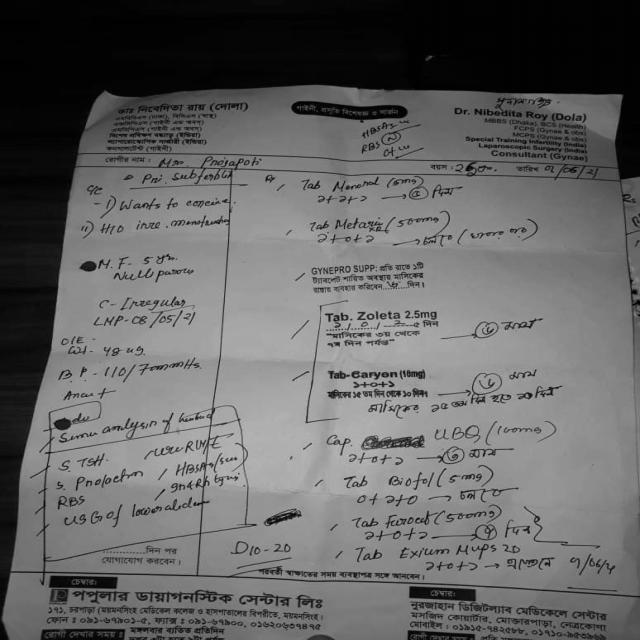
#> input picture Prescription Text Localization and Classification/read_image/sample3.jpg, 640 x 640 px
$ python read-image.py   (older library calls are emulated)
#> lines starting #> are read from the running program, lines starting #| are printed output that depends on the picture; after the words box and inside, x2 and y2 are one past the last pixel; in counts of white or black regions, pixels touching at a corner belong together

import cv2
import logging
import numpy as np
from PIL import Image
import tempfile
IMAGE_SIZE = 1800
BINARY_THREHOLD = 180

size = None


def get_size_of_scaled_image(im):
    global size
    if size is None:
        length_x, width_y = im.size
        factor = max(1, int(IMAGE_SIZE / length_x))
        size = factor * length_x, factor * width_y
    return size


def process_image_for_ocr(file_path):
    logging.info('Processing image for text Extraction')
    temp_filename = set_image_dpi(file_path)
    im_new = remove_noise_and_smooth(temp_filename)
    return im_new


def set_image_dpi(file_path):
    im = Image.open(file_path)
    # size = (1800, 1800)
    size = get_size_of_scaled_image(im)
    im_resized = im.resize(size, Image.ANTIALIAS)
    temp_file = tempfile.NamedTemporaryFile(delete=False, suffix='.jpg')
    temp_filename = temp_file.name
    im_resized.save(temp_filename, dpi=(300, 300))  # best for OCR
    return temp_filename


def image_smoothening(img):
    ret1, th1 = cv2.threshold(img, BINARY_THREHOLD, 255, cv2.THRESH_BINARY)
    ret2, th2 = cv2.threshold(th1, 0, 255, cv2.THRESH_BINARY + cv2.THRESH_OTSU)
    blur = cv2.GaussianBlur(th2, (1, 1), 0)
    ret3, th3 = cv2.threshold(blur, 0, 255, cv2.THRESH_BINARY + cv2.THRESH_OTSU)
    return th3


def remove_noise_and_smooth(file_name):
    logging.info('Removing noise and smoothening image')
    img = cv2.imread(file_name, 0)
    filtered = cv2.adaptiveThreshold(img.astype(np.uint8), 255, cv2.ADAPTIVE_THRESH_MEAN_C, cv2.THRESH_BINARY, 41, 3)
    kernel = np.ones((1, 1), np.uint8)
    opening = cv2.morphologyEx(filtered, cv2.MORPH_OPEN, kernel)
    closing = cv2.morphologyEx(opening, cv2.MORPH_CLOSE, kernel)
    img = image_smoothening(img)
    img = cv2.bitwise_or(img, closing)
    return img

def read_image_from_file(filename):
    image = process_image_for_ocr(filename)
#> in set_image_dpi, im is the input picture: PIL image 640x640 RGB; min 0, max 200, mean 100.6
#> in set_image_dpi, `size = get_size_of_scaled_image(im)`: size = (1280, 1280)
#> in remove_noise_and_smooth, `filtered = cv2.adaptiveThreshold(img.astype(np.uint8), 255, cv2.ADAPTI..`:
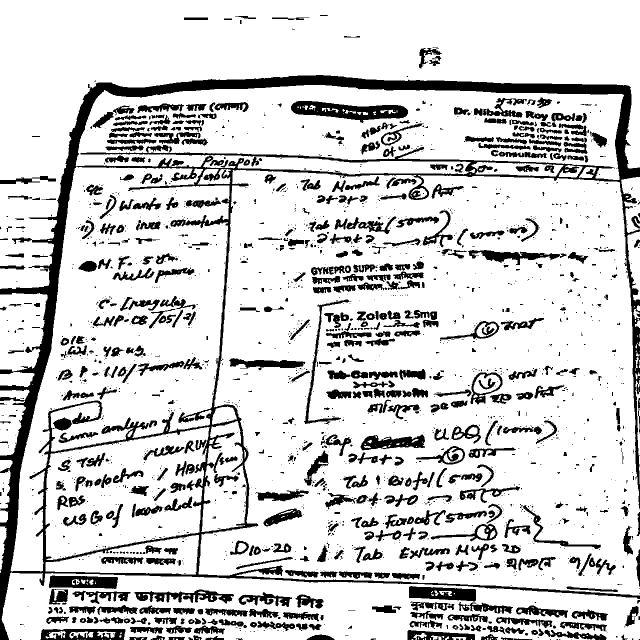
#> filtered: shape (1280, 1280) (shown at 1/2 size); 82.2% white; 2335 black regions (1670 under 20 px), largest, box (x1, y1, x2, y2) and area: (0, 150, 1280, 1280) 93776, (582, 202, 816, 246) 5512, (818, 1172, 952, 1203) 2906
#> in image_smoothening, `ret1, th1 = cv2.threshold(img, BINARY_THREHOLD, 255, cv2.THRESH_BINARY)`:
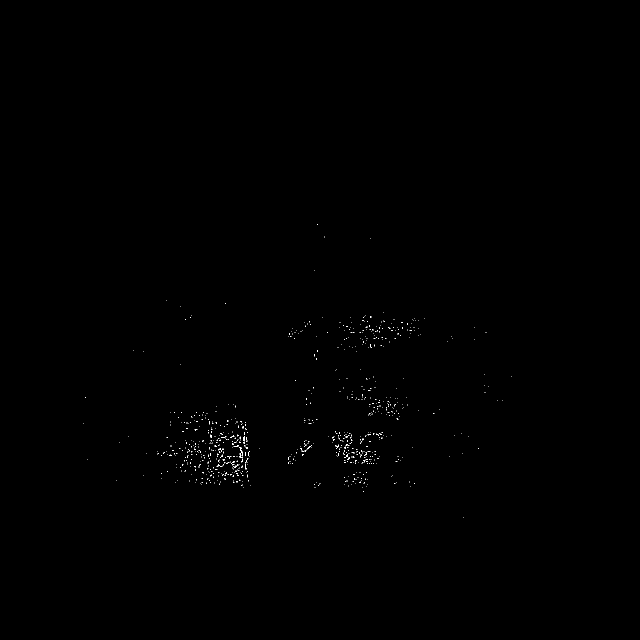
#> th1: shape (1280, 1280) (shown at 1/2 size); 0.15% white in thin lines or dots, all inside (x1, y1, x2, y2) = (167, 448, 1024, 1035)
#> in image_smoothening, `ret1, th1 = cv2.threshold(img, BINARY_THREHOLD, 255, cv2.THRESH_BINARY)`: ret1 = 180
#> in image_smoothening, `ret2, th2 = cv2.threshold(th1, 0, 255, cv2.THRESH_BINARY + cv2.THRESH_..`: ret2 = 0
    cv2.imwrite('pre_processed.jpg',image)
    return image


if __name__ == '__main__':
    read_image_from_file("sample3.jpg")

$ run again, with Prescription Text Localization and Classification/read_image/sample1.jpg copied over Prescription Text Localization and Classification/read_image/sample3.jpg
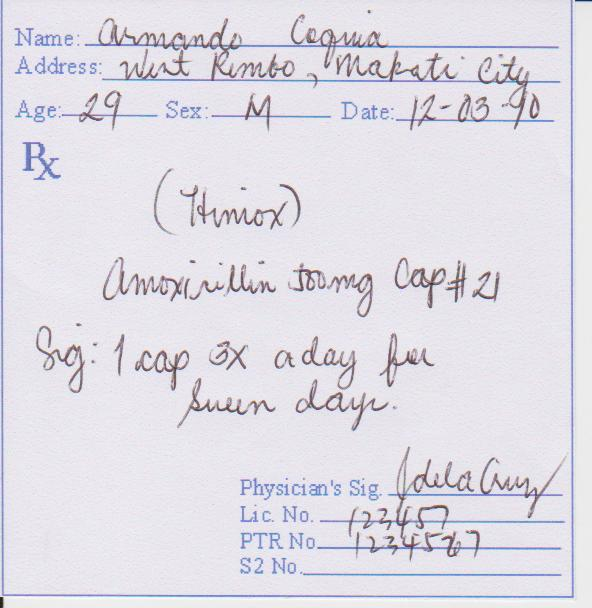
#> input picture Prescription Text Localization and Classification/read_image/sample1.jpg, 592 x 608 px
#> in set_image_dpi, im is the input picture: PIL image 592x608 RGB; mean R, G, B 223.9, 221.3, 229.7
#> in set_image_dpi, `size = get_size_of_scaled_image(im)`: size = (1776, 1824)
#> in remove_noise_and_smooth, `filtered = cv2.adaptiveThreshold(img.astype(np.uint8), 255, cv2.ADAPTI..`:
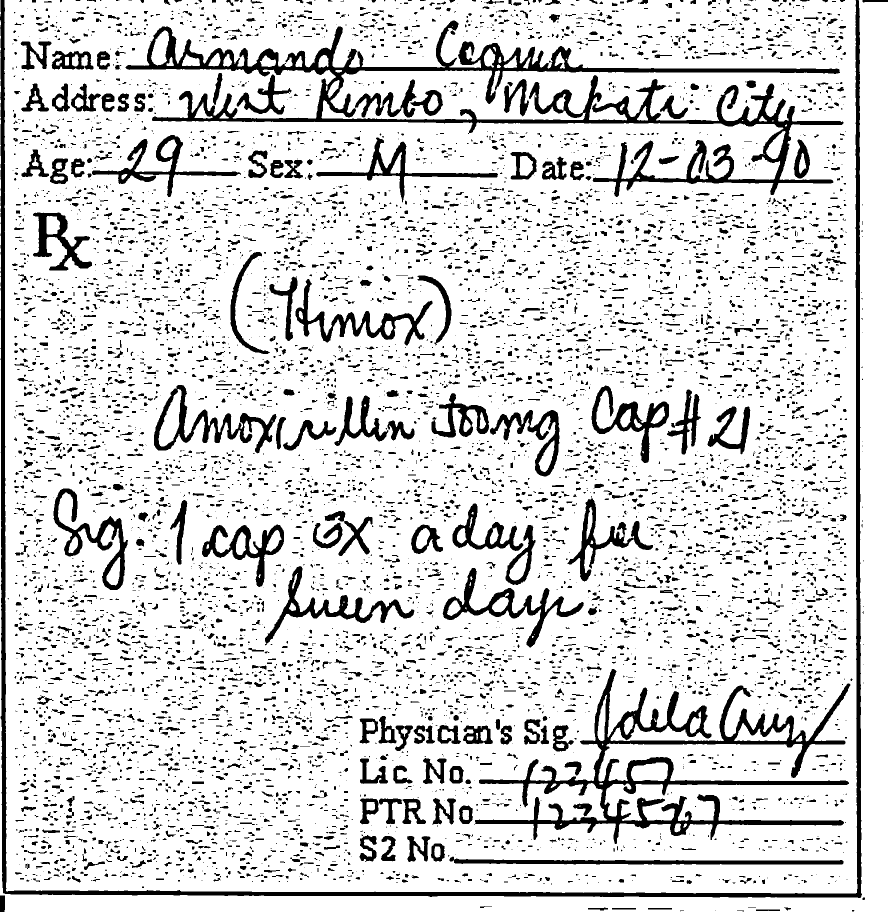
#> filtered: shape (1824, 1776) (shown at 1/2 size); 84.9% white; 7469 black regions (4030 under 20 px), largest, box (x1, y1, x2, y2) and area: (251, 41, 1687, 394) 61961, (0, 0, 1724, 1796) 43337, (949, 1338, 1701, 1688) 41662
#> in image_smoothening, `ret1, th1 = cv2.threshold(img, BINARY_THREHOLD, 255, cv2.THRESH_BINARY)`:
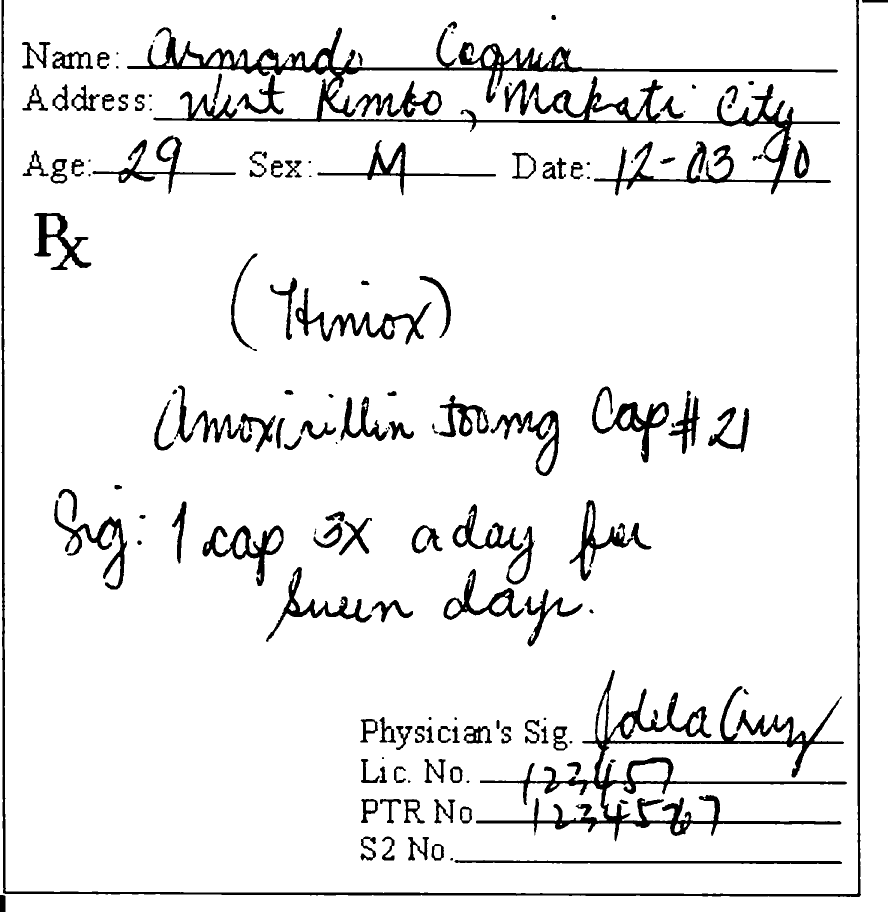
#> th1: shape (1824, 1776) (shown at 1/2 size); 92.6% white; 154 black regions (18 under 20 px), largest, box (x1, y1, x2, y2) and area: (254, 54, 1680, 391) 51314, (952, 1340, 1694, 1683) 32850, (2, 0, 1722, 1794) 25995
#> ret1 = 180
#> ret2 = 0

$ run again, with Prescription Text Localization and Classification/read_image/sample12.jpg copied over Prescription Text Localization and Classification/read_image/sample3.jpg
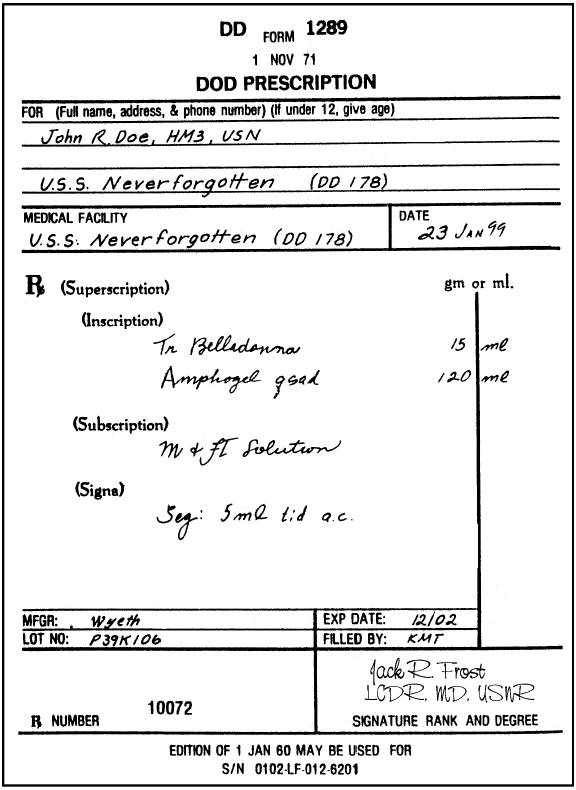
#> input picture Prescription Text Localization and Classification/read_image/sample12.jpg, 576 x 790 px
#> in set_image_dpi, im is the input picture: PIL image 576x790 RGB; mean R, G, B 231.2, 231.2, 231.1
#> in set_image_dpi, `size = get_size_of_scaled_image(im)`: size = (1728, 2370)
#> in remove_noise_and_smooth, `filtered = cv2.adaptiveThreshold(img.astype(np.uint8), 255, cv2.ADAPTI..`:
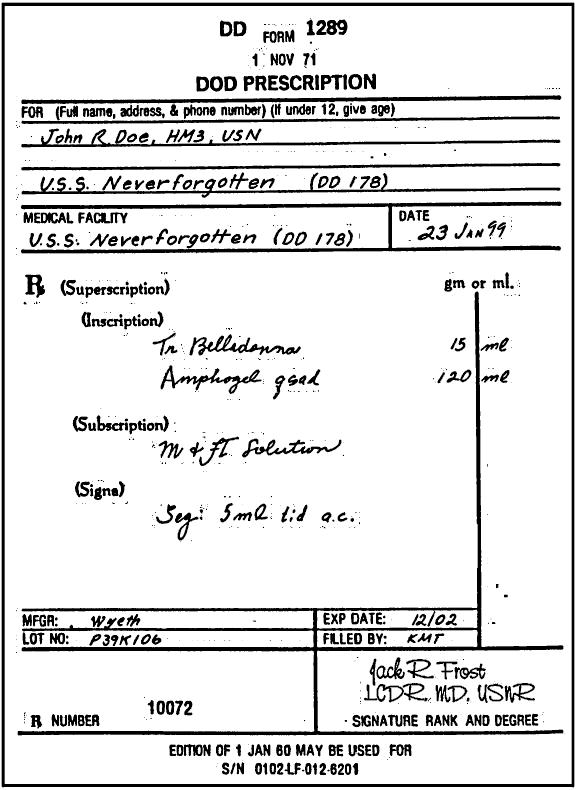
#> filtered: shape (2370, 1728) (shown at 1/3 size); 88.4% white; 842 black regions (459 under 20 px), largest, box (x1, y1, x2, y2) and area: (53, 874, 1690, 2206) 76427, (5, 8, 1723, 2362) 72328, (63, 605, 1684, 760) 36530
#> th1: shape (2370, 1728); 88.7% white; 319 black regions (1 under 20 px), largest, box (x1, y1, x2, y2) and area: (54, 875, 1689, 2205) 75164, (5, 8, 1723, 2361) 70585, (64, 605, 1684, 760) 36091
#> ret1 = 180
#> ret2 = 0
#> in remove_noise_and_smooth, `img = cv2.bitwise_or(img, closing)`:
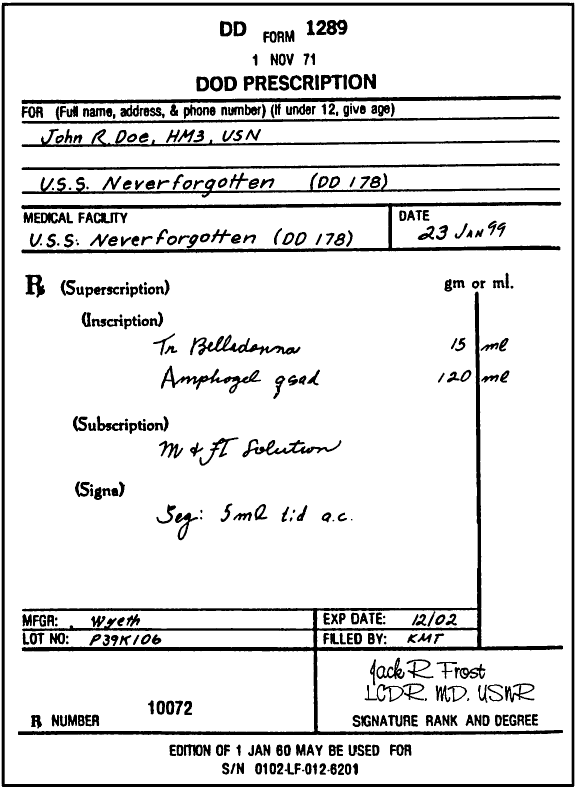
#> img: shape (2370, 1728) (shown at 1/3 size); 89% white; 362 black regions (2 under 20 px), largest, box (x1, y1, x2, y2) and area: (54, 875, 1689, 2205) 72997, (5, 8, 1723, 2361) 70585, (64, 605, 1684, 760) 35237

$ run again, with Prescription Text Localization and Classification/read_image/sample2.jpg copied over Prescription Text Localization and Classification/read_image/sample3.jpg
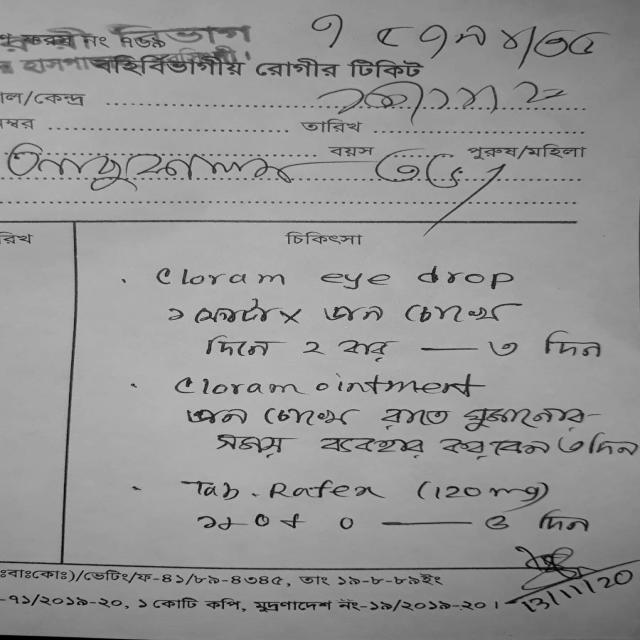
#> input picture Prescription Text Localization and Classification/read_image/sample2.jpg, 640 x 640 px
#> in set_image_dpi, im is the input picture: PIL image 640x640 RGB; min 0, max 208, mean 149
#> in set_image_dpi, `size = get_size_of_scaled_image(im)`: size = (1280, 1280)
#> in remove_noise_and_smooth, `filtered = cv2.adaptiveThreshold(img.astype(np.uint8), 255, cv2.ADAPTI..`:
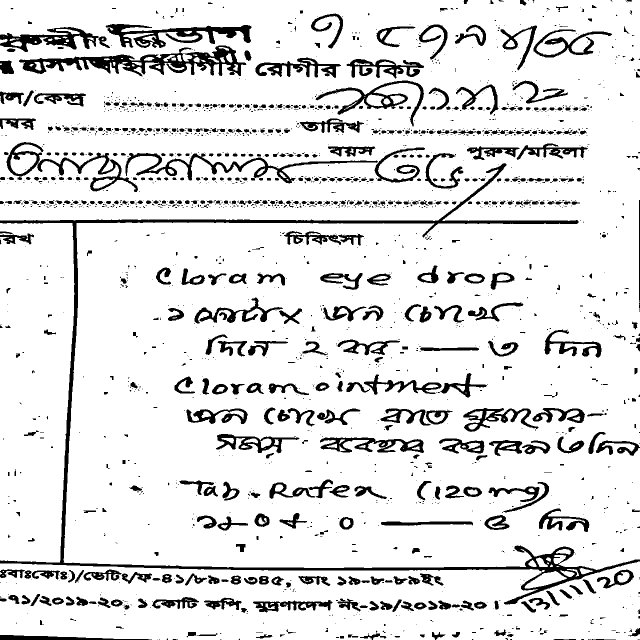
#> filtered: shape (1280, 1280) (shown at 1/2 size); 88.1% white; 2225 black regions (1630 under 20 px), largest, box (x1, y1, x2, y2) and area: (0, 326, 1280, 1209) 23952, (38, 91, 493, 153) 9743, (211, 48, 503, 96) 5655
#> in image_smoothening, `ret1, th1 = cv2.threshold(img, BINARY_THREHOLD, 255, cv2.THRESH_BINARY)`:
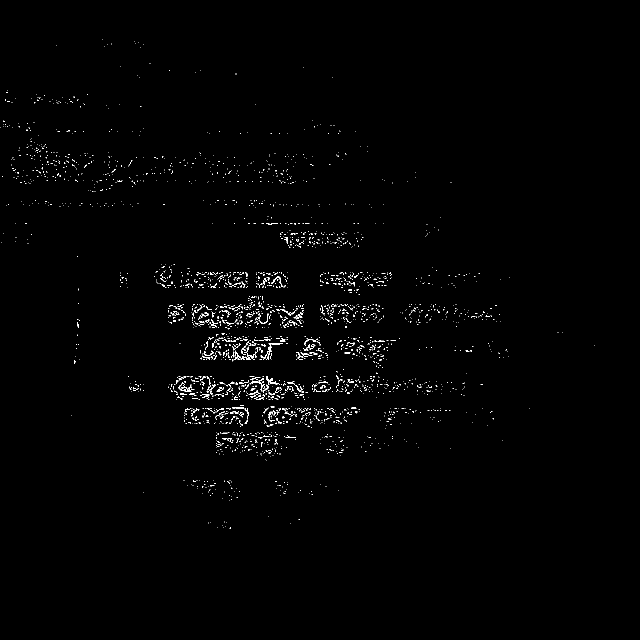
#> th1: shape (1280, 1280) (shown at 1/2 size); 0.83% white in thin lines or dots, all inside (x1, y1, x2, y2) = (0, 78, 1190, 1058)
#> ret1 = 180
#> ret2 = 0
